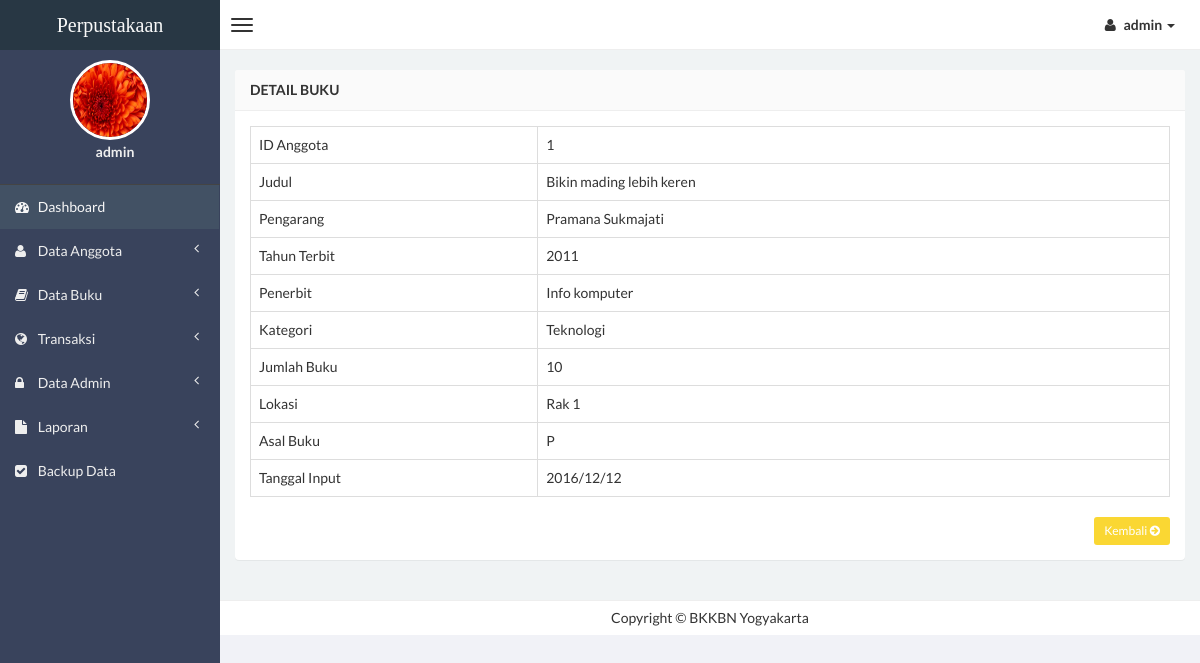
Screenshot of /admin/detail-buku.php?hal=edit&kd=1 (signed in) with the database file from the repository.
### tables this page shows
CREATE TABLE `data_buku` (
  `id_buku` int(5) NOT NULL,
  `judul` varchar(30) NOT NULL,
  `pengarang` varchar(30) NOT NULL,
  `th_terbit` varchar(4) NOT NULL,
  `penerbit` varchar(30) NOT NULL,
  `kategori` varchar(30) NOT NULL,
  `jumlah_buku` int(2) NOT NULL,
  `lokasi` varchar(15) NOT NULL,
  `asal` varchar(15) NOT NULL,
  `tgl_input` varchar(20) NOT NULL,
  `gambar` text NOT NULL
);

### admin/detail-buku.php (the view, shortened to what this page needs)
<?php
if (empty($_SESSION['username'])){
	header('location:../index.php');
} else {
?>
<!DOCTYPE html>
<html>
<head>
    <link href="../css/bootstrap.min.css" rel="stylesheet" type="text/css" />
    <link href="../css/font-awesome.min.css" rel="stylesheet" type="text/css" />
    <link href="../css/ionicons.min.css" rel="stylesheet" type="text/css" />
    <link href="../css/morris/morris.css" rel="stylesheet" type="text/css" />
    <link href="../css/jvectormap/jquery-jvectormap-1.2.2.css" rel="stylesheet" type="text/css" />
    <link href="../css/datepicker/datepicker3.css" rel="stylesheet" type="text/css" />
    <link href="../css/daterangepicker/daterangepicker-bs3.css" rel="stylesheet" type="text/css" />
    <link href="../css/iCheck/all.css" rel="stylesheet" type="text/css" />
    <link href="../css/style.css" rel="stylesheet" type="text/css" />
      </head>
      <body class="skin-black">
        <header class="header">
            <a href="index.php" class="logo">
                Perpustakaan
            </a>
            <nav class="navbar navbar-static-top" role="navigation">
                <a href="#" class="navbar-btn sidebar-toggle" data-toggle="offcanvas" role="button">
                    <span class="icon-bar"></span>
                    <span class="icon-bar"></span>
                    <span class="icon-bar"></span>
                </a>
                <div class="navbar-right">
                    <ul class="nav navbar-nav">
                        <li class="dropdown user user-menu">
                            <a href="#" class="dropdown-toggle" data-toggle="dropdown">
                                <i class="fa fa-user"></i>
                                <span><?php echo $_SESSION['fullname']; ?> <i class="caret"></i></span>
                            </a>
                                </li>
                            </ul>
                        </div>
                    </nav>
                </header>
<?php } ?>
                <div class="wrapper row-offcanvas row-offcanvas-left">
                    <aside class="left-side sidebar-offcanvas">
                        <section class="sidebar">
                            <div class="user-panel">
                                <div>
                                    <center><img src="<?php echo $_SESSION['gambar']; ?>" height="80" width="80" class="img-circle" alt="User Image" style="border: 3px solid white;" /></center>
                                </div>
                                <div class="info">
                                    <center><p><?php echo $_SESSION['fullname']; ?></p></center>
                                </div>
                            </div>
                            <?php include "menu.php"; ?>
                        </section>
                    </aside>
                    <aside class="right-side">
                <section class="content">
                    <div class="row">
                        <div class="col-xs-12">
                            <div class="panel">
                                <header class="panel-heading">
                                    <b>Detail Buku</b>
                                </header>
                    <?php
                    $query = mysql_query("SELECT * FROM data_buku WHERE id_buku='$_GET[kd]'");
                    $data  = mysql_fetch_array($query);
                    ?>
                                <div class="panel-body">
                      <table id="example" class="table table-hover table-bordered">
                    <tr>
                    <td>ID Anggota</td>
                    <td><?php echo $data['id_buku']; ?></td>
                    </tr>
                    <tr>
                    <td width="250">Judul</td>
                    <td width="550"><?php echo $data['judul']; ?></td>
                    </tr>
                    <tr>
                    <td>Pengarang</td>
                    <td><?php echo $data['pengarang']; ?></td>
                    </tr>
                    <tr>
                    <td>Tahun Terbit</td>
                    <td><?php echo $data['th_terbit']; ?></td>
                    </tr>
                    <tr>
                    <td>Penerbit</td>
                    <td><?php echo $data['penerbit']; ?></td>
                    </tr>
                    <tr>
                    <td>Kategori</td>
                    <td><?php echo $data['kategori']; ?></td>
                    </tr>
                    <tr>
                    <td>Jumlah Buku</td>
                    <td><?php echo $data['jumlah_buku']; ?></td>
                    </tr>
                    <tr>
                    <td>Lokasi</td>
                    <td colspan="2"><?php echo $data['lokasi']; ?></td>
                    </tr>
                    <tr>
                    <td>Asal Buku</td>
                    <td colspan="2"><?php echo $data['asal']; ?></td>
                    </tr>
                    <tr>
                    <td>Tanggal Input</td>
                    <td colspan="2"><?php echo $data['tgl_input']; ?></td>
                    </tr>
                   </table>
                <div class="text-right">
                <a href="buku.php" class="btn btn-sm btn-warning"> Kembali <i class="fa fa-arrow-circle-right"></i></a>
                </div>
                                </div>
                            </div>
                        </div>
                    </div>
                </section>
                <div class="footer-main">
                    Copyright &copy BKKBN Yogyakarta
                </div>
            </aside>
        </div>
</body>
</html>

### rows the page displays
data_buku: id_buku "1", judul "Bikin mading lebih keren", pengarang "Pramana Sukmajati", th_terbit "2011", penerbit "Info komputer", kategori "Teknologi", jumlah_buku "10", lokasi "Rak 1", asal "P", tgl_input "2016/12/12"

### other values shown
$_SESSION['fullname'] "admin"
